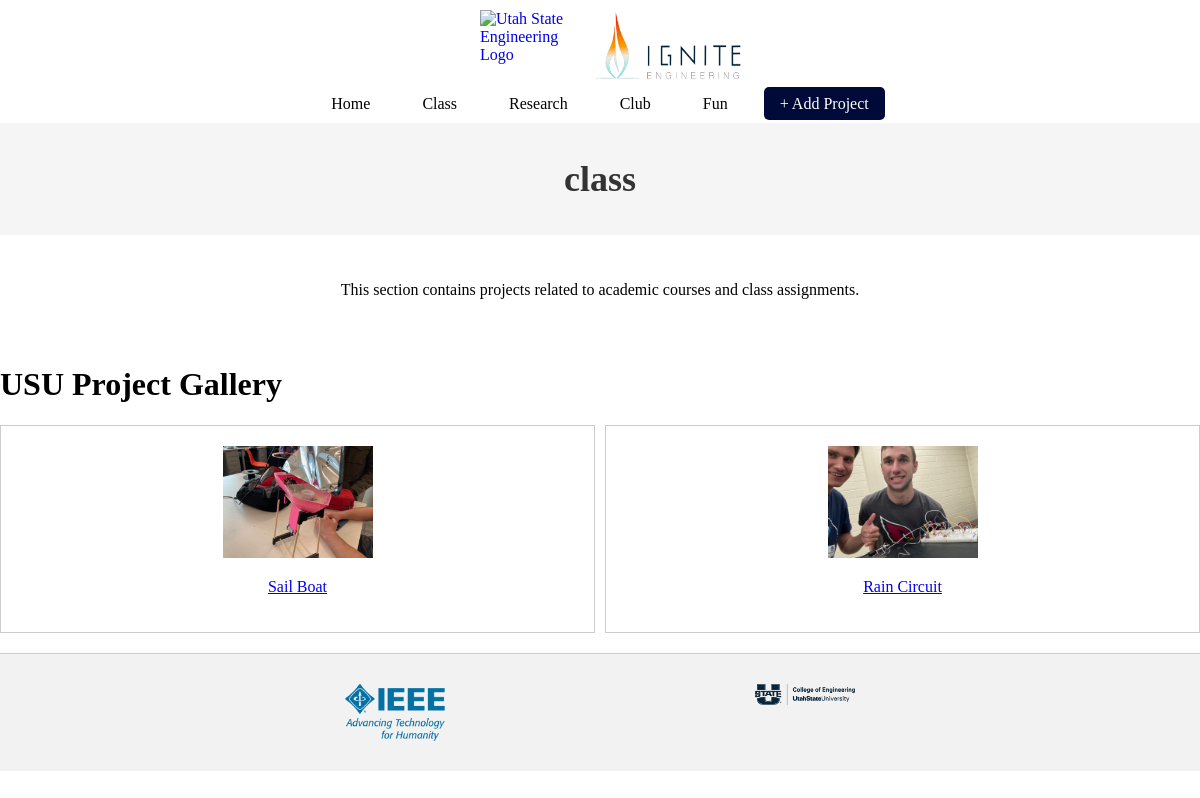
The page /class/ on the database its author committed.
### gallery/models.py (models this page shows, shortened)
class Project(models.Model):
    name = models.CharField(max_length=200)
    owner = models.CharField(max_length=200)
    team = models.TextField(blank=True, null=True)
    contact_info = models.CharField(max_length=200, blank=True, default="No contact info")
    related_links = models.CharField(max_length=200, blank=True, default="No related links")
    description = models.TextField(blank=True, default="No description")
    date_made = models.DateTimeField("date project made")
    category = models.CharField(max_length=200)
    sub_category = models.CharField(max_length=200, blank=True, default="No sub category")
    entity = models.CharField(max_length=200, blank=True, default="No entity")
    image = models.ImageField(upload_to="images/")
    image2 = models.ImageField(upload_to="images/", blank=True, null=True)
    image3 = models.ImageField(upload_to="images/", blank=True, null=True)
    image4 = models.ImageField(upload_to="images/", blank=True, null=True)
    image5 = models.ImageField(upload_to="images/", blank=True, null=True)
    submitted_date = models.DateTimeField("date submited",default=timezone.now)
    approved = models.BooleanField(default=False)

### gallery/views.py (the view)
# urls.py: path("<str:project_category>/", views.projects, name="projects"),
def projects(request, project_category=None):
    approved_projects = Project.objects.filter(approved=True).order_by('-submitted_date')
    if project_category:
        projects_list = approved_projects.filter(category=project_category)
        context = {
            "projects_list": projects_list,
            "category": project_category,
        }
        return render(request, "gallery/category_description.html", context)
    else:
        projects_list = approved_projects
        context = {
            "projects_list": projects_list,
        }
        return render(request, "gallery/home_description.html", context)

### gallery/templates/gallery/category_description.html (shortened to what this page needs)
{% extends "gallery/gallery_all.html" %}
{% block description %}
<div class="category-block">
    <h2>{{category}}</h2>
  </div>
  <div class="category2-block">
    <p>
        {% if category %}
            {% if category == 'class' %}
                This section contains projects related to academic courses and class assignments.
            {% elif category == 'research' %}
                This section showcases research projects and experiments conducted by students.
            {% elif category == 'club' %}
                Explore projects created by student clubs and organizations.
            {% elif category == 'fun' %}
                Discover fun and creative projects undertaken by students.
            {% else %}
                There are currently no projects in this category.
            {% endif %}
        {% else %}
            Please select a category from the navigation bar to view projects.
        {% endif %}
    </p>
</div>
{% endblock %}

### gallery/templates/gallery/gallery_all.html
{% extends "gallery/base.html" %}
{% block content%}
    {% block description%} {% endblock %}
    <h1>USU Project Gallery</h1>
    <div class="gallery">
        {% for project in projects_list %}
        <div class="project-item">
            <a href="{% url 'project_view' project_id=project.id%}">
                <img src="{{ project.image.url }}" alt="{{ project.name }}" class="project-image">
                <p>{{ project.name }}</p>
            </a>
        </div>
        {% endfor %}
    </div>
{% endblock %}

### gallery/static/gallery/main.css (style rules this page uses)
body { margin: 0; padding: 0; background-color: #ffffff; }
.gallery { display: grid; grid-template-columns: repeat(auto-fit, minmax(250px, 1fr)); gap: 10px; }
.project-item { text-align: center; border: 1px solid #ccc; padding: 20px; }
.project-image { max-width: 150px; max-height: 150px; }

### gallery/static/gallery/home.css (style rules this page uses)
.category-block { text-align: center; background-color: #f5f5f5; padding: 5px 0; }
.category-block h2 { font-size: 36px; color: #333; }
.category2-block { text-align: center; padding: 30px; }

### rows shown on the page
Project: image (picture), name "Sail Boat"
Project: image (picture), name "Rain Circuit"

### other values the page prints
{{ category }} "class"
